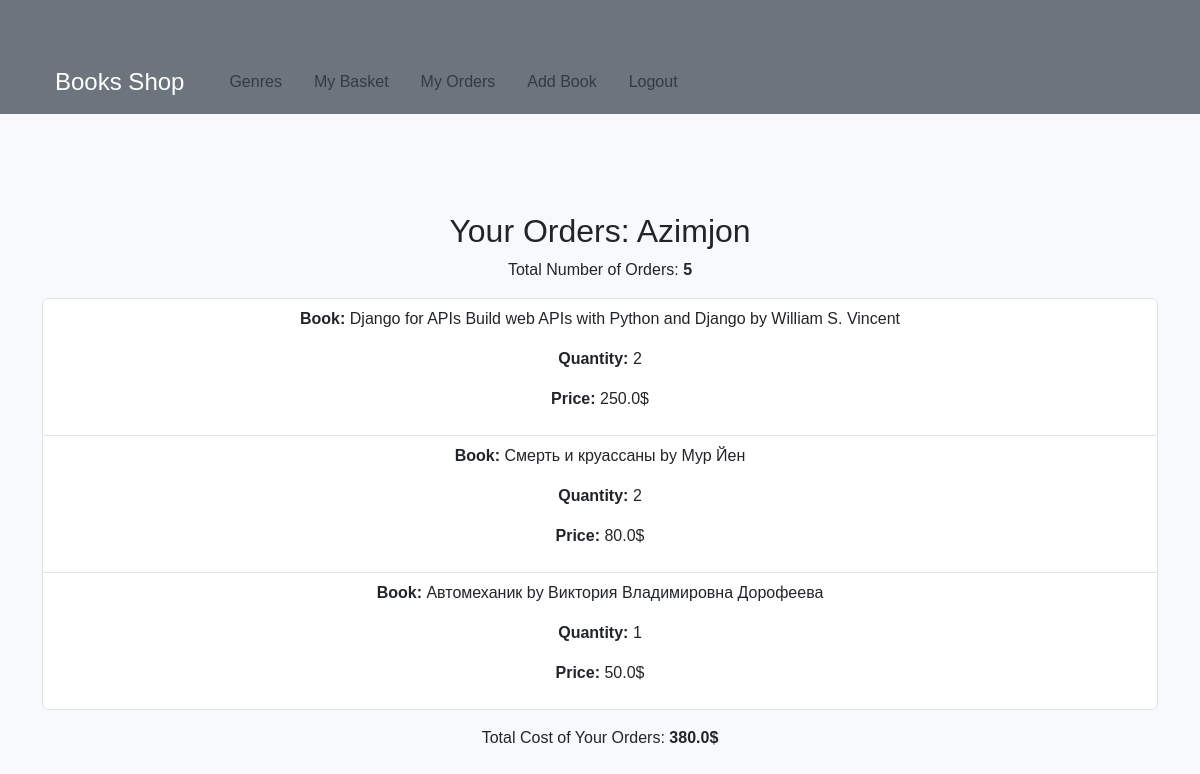
Page /orders/ (signed in) on the committed database.
### products/models.py (models this page shows, shortened)
class Orders(models.Model):
    user = models.ForeignKey(User, on_delete=models.CASCADE, null=True, blank=True)
    product = models.ForeignKey(Products, on_delete=models.CASCADE)
    quantity = models.PositiveIntegerField(default=0)
    data_created = models.DateTimeField(auto_now_add=True)
    objects = OrdersQuerySet.as_manager()
    def sum(self):
        return self.quantity * self.product.price

class Products(models.Model):
    user = models.ForeignKey(User, on_delete=models.CASCADE)
    name = models.CharField(max_length=255)
    author = models.CharField(max_length=255, blank=True, null=True)
    description = models.TextField()
    price = models.FloatField()
    categories = models.ForeignKey(Categories, on_delete=models.CASCADE, related_name='books')
    stock = models.IntegerField()
    data_created = models.DateTimeField(auto_now_add=True)
    class Meta:
        verbose_name_plural = "Books"
        verbose_name = "Book"

### products/views.py (the view)
# urls.py: path('orders/', orders_detail, name='orders'),
def orders_detail(request):
    orders = Orders.objects.filter(user=request.user)
    return render(request, 'products/orders_detail.html', {'orders': orders})

### products/models.py (called while the page is built)
    def total_sum(self):
        return sum(order.sum() for order in self)

    def total_quantity(self):
        return sum(order.quantity for order in self)

### products/templates/products/orders_detail.html (shortened to what this page needs)
{% extends 'products/base.html' %}
{% block content %}
    <div class="container mt-5">
        {% if orders %}
            <h2>Your Orders: {{ user }}</h2>
            <p>Total Number of Orders: <b>{{ orders.total_quantity }}</b></p>
            <ul class="list-group mt-3">
                {% for order in orders %}
                    <li class="list-group-item">
                        <p><b>Book:</b> {{ order.product.name }} by {{ order.product.author }}</p>
                        <p><b>Quantity:</b> {{ order.quantity }}</p>
                        <p><b>Price:</b> {{ order.sum }}$</p>
                    </li>
                {% endfor %}
            </ul>
            <p class="mt-3">Total Cost of Your Orders: <b>{{ orders.total_sum }}$</b></p><br><br><br>
        {% else %}
            <h2>Sorry, You Haven't Placed an Order Yet</h2>
        {% endif %}
    </div><br><br><br>
{% endblock %}

### products/templates/products/base.html (style rules this page uses)
body { background-color: #f8f9fa; font-family: 'Poppins', sans-serif; }
.container { margin-top: 50px; text-align: center; }

### rows in the picture
Orders: total_quantity "5", product.name "Django for APIs Build web APIs with Python and Django", product.author "William S. Vincent", quantity "2", sum "250.0", total_sum "380.0"
Orders: product.name "Смерть и круассаны", product.author "Мур Йен", quantity "2", sum "80.0"
Orders: product.name "Автомеханик", product.author "Виктория Владимировна Дорофеева", quantity "1", sum "50.0"

### other values in the picture
{{ user }} "Azimjon"
